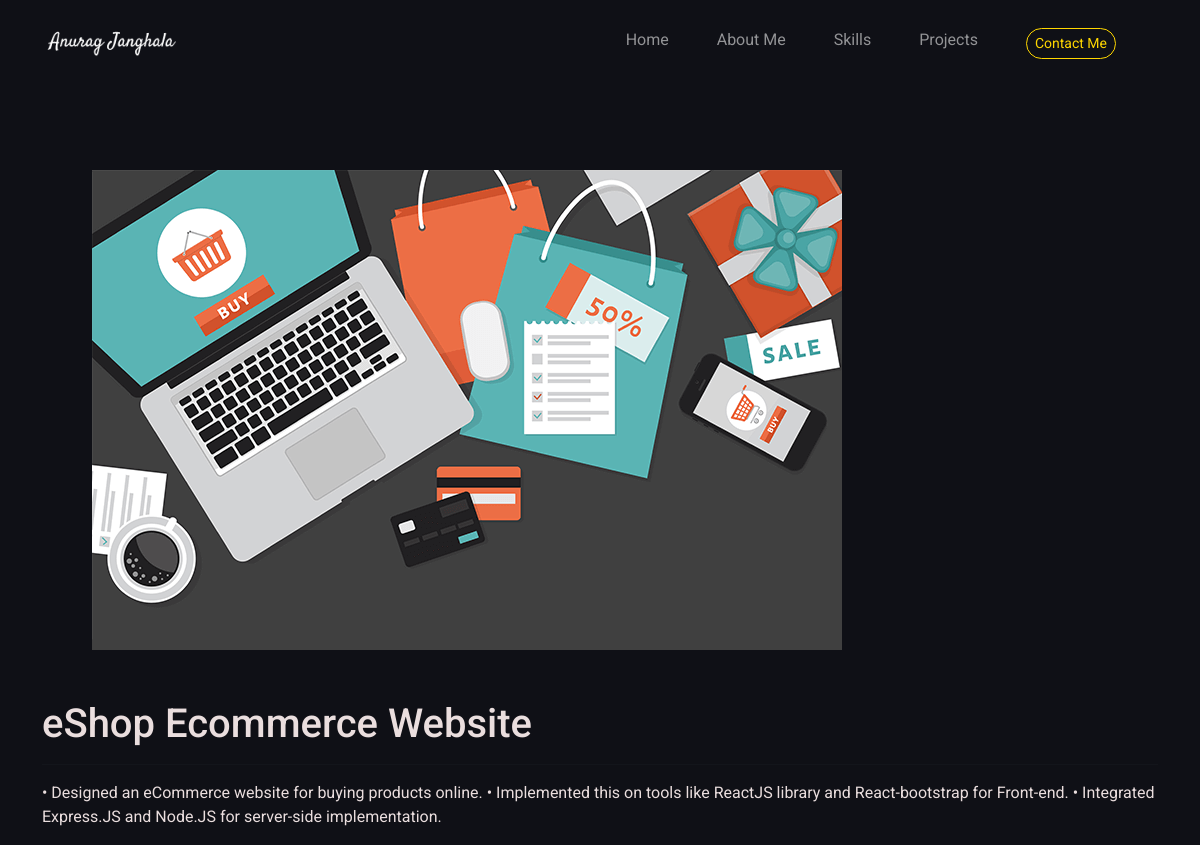
Screenshot of /project/65406b19-e615-406c-80e7-9a93a6fca43d/ with the database file from the repository.
### folio/models.py (models this page shows, shortened)
class Project(models.Model):
    title = models.CharField(max_length=200)
    thumbnail = models.ImageField(null=True)
    description = models.TextField()
    slug = models.SlugField(null=True, blank=True)
    created = models.DateTimeField(auto_now_add=True)
    id = models.UUIDField(default=uuid.uuid4, unique=True, primary_key=True, editable=False)

### folio/views.py (the view)
# urls.py: path('project/<str:pk>/', views.projectPage, name='project')
def projectPage(request, pk):
    project = Project.objects.get(id=pk)
    context = {'project': project}
    return render(request, 'folio/project.html', context)

### folio/templates/folio/project.html
{% extends 'base.html' %} {% load static %} {% block css_files %}
<link rel="stylesheet" href="{% static 'folio/style.css' %}" />
<link rel="stylesheet" href="{% static 'folio/project.css' %}" />
{% endblock %} {% block content %}
<div class="container">
  <img class="project--image" src="{{ project.thumbnail.url }}" alt="" />
  <h1>{{project.title}}</h1>
  <hr />
  <p>{{project.description}}</p>
</div>
{% endblock %}

### static/global.css (style rules this page uses)
html { font-family: 'Roboto', sans-serif; }
body { margin: 0; padding: 0; box-sizing: border-box; background-color: #0f1016; }

### folio/static/folio/project.css (style rules this page uses)
.container { margin-top: 60px; }
.project--image { max-width: 800px; margin: 50px; }
h1,p { font-family: Roboto,sans-serif; color: #EADEDE; }

### rows the page displays
Project: thumbnail (picture), title "eShop Ecommerce Website", description "• Designed an eCommerce website for buying products online. • Implemented this on tools like ReactJS library and React-bootstrap for Front-end. • Integrated Express.JS and Node.JS for server-side implementation."
